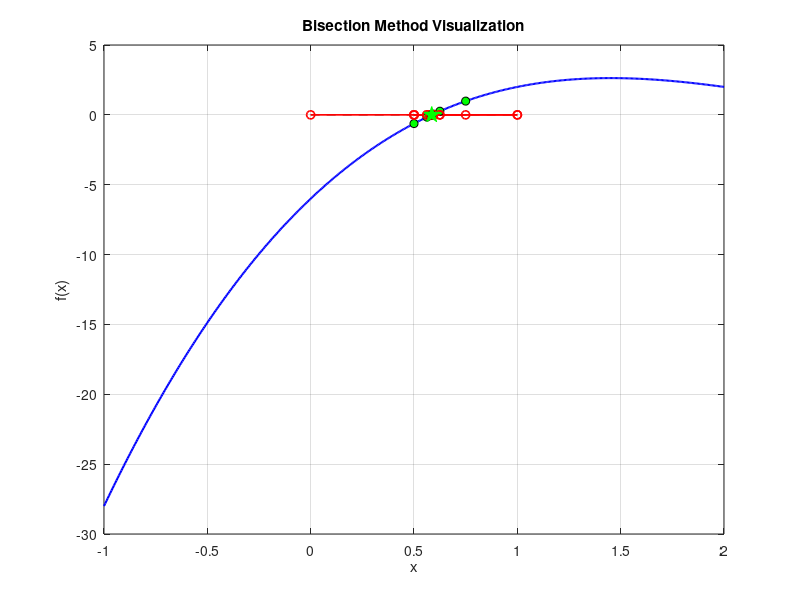

Source code (MATLAB):
% Bisection Method with Plot in MATLAB
clc; clear; close all;

f = @(x) x.^3-7*x.^2+14*x-6;  
a = 0;
b = 1;
tol = 1e-6;
max_iter = 50;

if f(a)*f(b) > 0
    error('Function has the same sign at a and b. Choose different interval.');
end

fprintf(' Iter\t     a\t\t     b\t\t     c\t\t f(c)\n');
fprintf('---------------------------------------------------------\n');

% For plotting
x_vals = linspace(a-1, b+1, 500);  % Range for function plotting
y_vals = f(x_vals);

figure;
plot(x_vals, y_vals, 'b-', 'LineWidth', 1.5); hold on;
plot([a b], [0 0], 'k--'); % x-axis
xlabel('x'); ylabel('f(x)');
title('Bisection Method Visualization');
grid on;

for iter = 1:max_iter
    % Midpoint
    c = (a + b)/2;
    
    % Function value at midpoint
    fc = f(c);
    
    % Print iteration details
    fprintf('%3d\t%10.6f\t%10.6f\t%10.6f\t%10.6f\n', iter, a, b, c, fc);
    
    % Plot current interval and midpoint
    plot([a b], [0 0], 'r-o', 'LineWidth', 1.2); % Interval
    plot(c, fc, 'ko', 'MarkerFaceColor', 'g');  % Midpoint
    
    % Check convergence
    if abs(fc) < tol || (b - a)/2 < tol
        fprintf('\nApproximate root = %.6f found after %d iterations.\n', c, iter);
        plot(c, fc, 'gp', 'MarkerSize', 12, 'MarkerFaceColor', 'g'); % Final root
        break;
    end
    
    % Update interval
    if f(a)*fc < 0
        b = c;
    else
        a = c;
    end
end

if iter == max_iter
    fprintf('\nMethod did not converge within maximum iterations.\n');
end
